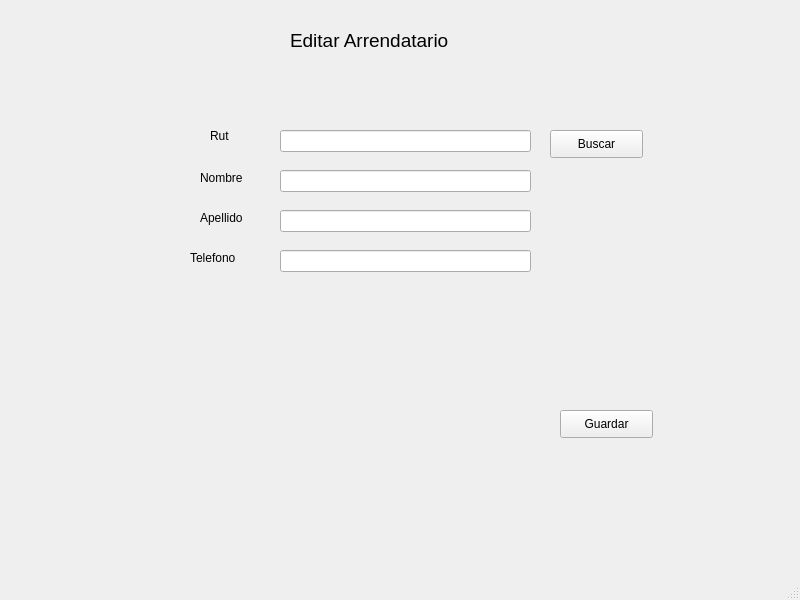
<?xml version="1.0" encoding="UTF-8"?>
<ui version="4.0">
 <class>MainEditarArrendatario</class>
 <widget class="QMainWindow" name="MainEditarArrendatario">
  <property name="geometry">
   <rect>
    <x>0</x>
    <y>0</y>
    <width>800</width>
    <height>600</height>
   </rect>
  </property>
  <property name="windowTitle">
   <string>MainWindow</string>
  </property>
  <widget class="QWidget" name="centralwidget">
   <widget class="QLabel" name="label">
    <property name="geometry">
     <rect>
      <x>290</x>
      <y>20</y>
      <width>201</width>
      <height>41</height>
     </rect>
    </property>
    <property name="font">
     <font>
      <pointsize>14</pointsize>
     </font>
    </property>
    <property name="text">
     <string>Editar Arrendatario</string>
    </property>
   </widget>
   <widget class="QLineEdit" name="txtRut">
    <property name="geometry">
     <rect>
      <x>280</x>
      <y>130</y>
      <width>251</width>
      <height>22</height>
     </rect>
    </property>
   </widget>
   <widget class="QLineEdit" name="txtNombre">
    <property name="geometry">
     <rect>
      <x>280</x>
      <y>170</y>
      <width>251</width>
      <height>22</height>
     </rect>
    </property>
   </widget>
   <widget class="QLineEdit" name="txtApellido">
    <property name="geometry">
     <rect>
      <x>280</x>
      <y>210</y>
      <width>251</width>
      <height>22</height>
     </rect>
    </property>
   </widget>
   <widget class="QLineEdit" name="txtTelefono">
    <property name="geometry">
     <rect>
      <x>280</x>
      <y>250</y>
      <width>251</width>
      <height>22</height>
     </rect>
    </property>
   </widget>
   <widget class="QLabel" name="label_5">
    <property name="geometry">
     <rect>
      <x>190</x>
      <y>250</y>
      <width>55</width>
      <height>16</height>
     </rect>
    </property>
    <property name="text">
     <string>Telefono</string>
    </property>
   </widget>
   <widget class="QLabel" name="label_4">
    <property name="geometry">
     <rect>
      <x>200</x>
      <y>210</y>
      <width>55</width>
      <height>16</height>
     </rect>
    </property>
    <property name="text">
     <string>Apellido</string>
    </property>
   </widget>
   <widget class="QLabel" name="label_2">
    <property name="geometry">
     <rect>
      <x>210</x>
      <y>126</y>
      <width>55</width>
      <height>20</height>
     </rect>
    </property>
    <property name="text">
     <string>Rut</string>
    </property>
   </widget>
   <widget class="QLabel" name="label_3">
    <property name="geometry">
     <rect>
      <x>200</x>
      <y>170</y>
      <width>55</width>
      <height>16</height>
     </rect>
    </property>
    <property name="text">
     <string>Nombre</string>
    </property>
   </widget>
   <widget class="QPushButton" name="btnBuscar">
    <property name="geometry">
     <rect>
      <x>550</x>
      <y>130</y>
      <width>93</width>
      <height>28</height>
     </rect>
    </property>
    <property name="text">
     <string>Buscar</string>
    </property>
   </widget>
   <widget class="QPushButton" name="btnGuardar">
    <property name="geometry">
     <rect>
      <x>560</x>
      <y>410</y>
      <width>93</width>
      <height>28</height>
     </rect>
    </property>
    <property name="text">
     <string>Guardar</string>
    </property>
   </widget>
  </widget>
  <widget class="QMenuBar" name="menubar">
   <property name="geometry">
    <rect>
     <x>0</x>
     <y>0</y>
     <width>800</width>
     <height>26</height>
    </rect>
   </property>
  </widget>
  <widget class="QStatusBar" name="statusbar"/>
 </widget>
 <resources/>
 <connections/>
</ui>
